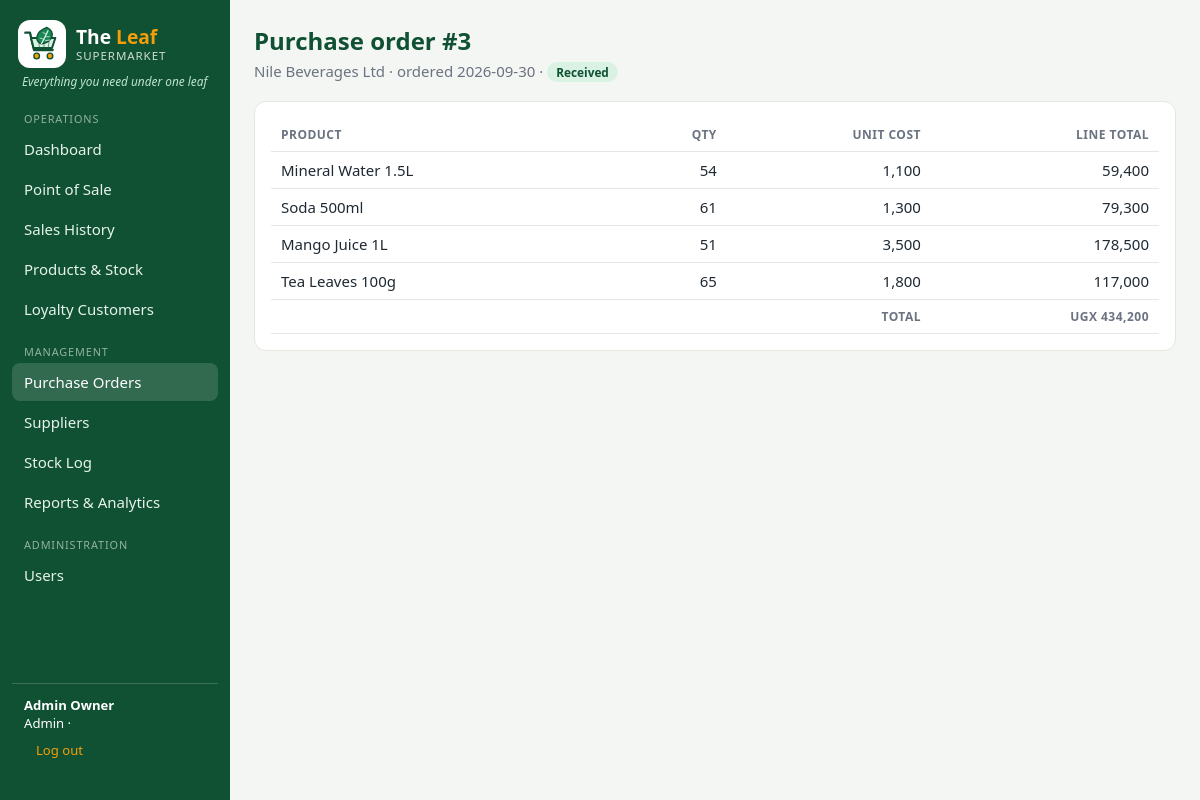
Screenshot of /order_view.php?id=3 (signed in) with the database file from the repository.
### tables this page shows
CREATE TABLE `purchase_orders` (
  `po_id` int(11) NOT NULL AUTO_INCREMENT,
  `supplier_id` int(11) NOT NULL,
  `user_id` int(11) NOT NULL,
  `order_date` date NOT NULL,
  `status` enum('Pending','Received') NOT NULL DEFAULT 'Pending',
  `total_cost` decimal(14,2) NOT NULL DEFAULT 0.00,
  `received_date` date DEFAULT NULL,
  PRIMARY KEY (`po_id`),
  KEY `supplier_id` (`supplier_id`),
  KEY `user_id` (`user_id`),
  CONSTRAINT `purchase_orders_ibfk_1` FOREIGN KEY (`supplier_id`) REFERENCES `suppliers` (`supplier_id`),
  CONSTRAINT `purchase_orders_ibfk_2` FOREIGN KEY (`user_id`) REFERENCES `users` (`user_id`)
);

CREATE TABLE `suppliers` (
  `supplier_id` int(11) NOT NULL AUTO_INCREMENT,
  `name` varchar(100) NOT NULL,
  `contact_person` varchar(100) DEFAULT NULL,
  `phone` varchar(30) DEFAULT NULL,
  `email` varchar(100) DEFAULT NULL,
  `address` varchar(150) DEFAULT NULL,
  PRIMARY KEY (`supplier_id`)
);

CREATE TABLE `po_items` (
  `po_item_id` int(11) NOT NULL AUTO_INCREMENT,
  `po_id` int(11) NOT NULL,
  `product_id` int(11) NOT NULL,
  `qty` int(11) NOT NULL CHECK (`qty` > 0),
  `unit_cost` decimal(12,2) NOT NULL,
  PRIMARY KEY (`po_item_id`),
  KEY `po_id` (`po_id`),
  KEY `product_id` (`product_id`),
  CONSTRAINT `po_items_ibfk_1` FOREIGN KEY (`po_id`) REFERENCES `purchase_orders` (`po_id`) ON DELETE CASCADE,
  CONSTRAINT `po_items_ibfk_2` FOREIGN KEY (`product_id`) REFERENCES `products` (`product_id`)
);

CREATE TABLE `products` (
  `product_id` int(11) NOT NULL AUTO_INCREMENT,
  `sku` varchar(30) NOT NULL,
  `name` varchar(100) NOT NULL,
  `category_id` int(11) NOT NULL,
  `supplier_id` int(11) NOT NULL,
  `cost_price` decimal(12,2) NOT NULL CHECK (`cost_price` >= 0),
  `selling_price` decimal(12,2) NOT NULL CHECK (`selling_price` >= 0),
  `stock_qty` int(11) NOT NULL DEFAULT 0 CHECK (`stock_qty` >= 0),
  `reorder_level` int(11) NOT NULL DEFAULT 10,
  `expiry_date` date DEFAULT NULL,
  `active` tinyint(1) NOT NULL DEFAULT 1,
  PRIMARY KEY (`product_id`),
  UNIQUE KEY `sku` (`sku`),
  KEY `category_id` (`category_id`),
  KEY `supplier_id` (`supplier_id`),
  CONSTRAINT `products_ibfk_1` FOREIGN KEY (`category_id`) REFERENCES `categories` (`category_id`),
  CONSTRAINT `products_ibfk_2` FOREIGN KEY (`supplier_id`) REFERENCES `suppliers` (`supplier_id`)
);

### includes/bootstrap.php (called while the page is built, shortened)
<?php
function cfg() { static $c; return $c ??= require __DIR__ . '/../config.php'; }
function db(): PDO {
    static $pdo;
    if (!$pdo) {
        $c = cfg();
        $pdo = new PDO("mysql:host={$c['host']};port={$c['port']};dbname={$c['name']};charset=utf8mb4", $c['user'], $c['pass'], [
            PDO::ATTR_ERRMODE => PDO::ERRMODE_EXCEPTION,
            PDO::ATTR_DEFAULT_FETCH_MODE => PDO::FETCH_ASSOC,
            PDO::ATTR_EMULATE_PREPARES => false,
        ]);
    }
    return $pdo;
}
function run($sql, $a = []) { $s = db()->prepare($sql); $s->execute($a); return $s; }
function q($sql, $a = []) { return run($sql, $a)->fetchAll(); }
function q1($sql, $a = []) { $r = q($sql, $a); return $r[0] ?? null; }
function e($v) { return htmlspecialchars((string)$v, ENT_QUOTES, 'UTF-8'); }
function ugx($n) { return 'UGX ' . number_format((float)$n); }
function num($n) { return number_format((float)$n); }
require_once __DIR__ . '/layout.php';

### order_view.php (the view, shortened to what this page needs)
<?php
require 'includes/bootstrap.php'; require_login(MGR);
$po = q1('SELECT po.*, s.name supplier FROM purchase_orders po JOIN suppliers s ON s.supplier_id=po.supplier_id WHERE po_id=?', [(int)($_GET['id'] ?? 0)]);
$items = q('SELECT i.*, p.name FROM po_items i JOIN products p ON p.product_id=i.product_id WHERE po_id=?', [$po['po_id']]);
render_head('Purchase order #' . $po['po_id']); ?>
<h1>Purchase order #<?= $po['po_id'] ?></h1><p class="sub"><?= e($po['supplier']) ?> · ordered <?= e($po['order_date']) ?> · <span class="badge <?= $po['status'] === 'Received' ? 'b-green' : 'b-amber' ?>"><?= $po['status'] ?></span></p>
<div class="card"><table><tr><th>Product</th><th class="r">Qty</th><th class="r">Unit cost</th><th class="r">Line total</th></tr>
<?php foreach ($items as $i): ?><tr><td><?= e($i['name']) ?></td><td class="r"><?= $i['qty'] ?></td><td class="r"><?= num($i['unit_cost']) ?></td><td class="r"><?= num($i['qty'] * $i['unit_cost']) ?></td></tr><?php endforeach; ?>
<tr><th colspan="3" class="r">TOTAL</th><th class="r"><?= ugx($po['total_cost']) ?></th></tr></table></div>

### assets/style.css (style rules this page uses)
:root { --green:#0f5132;--green2:#198754;--amber:#f59e0b;--bg:#f4f6f3;--card:#fff;--ink:#1f2933;--mute:#6b7280;--line:#e5e7e0;--red:#c0392b }
* { box-sizing:border-box }
body { margin:0;font-family:system-ui,-apple-system,Segoe UI,Roboto,sans-serif;background:var(--bg);color:var(--ink);font-size:15px }
h1 { margin:0 0 4px;font-size:1.5rem;color:var(--green) }
.sub { color:var(--mute);margin:0 0 20px }
.card { background:var(--card);border:1px solid var(--line);border-radius:12px;padding:16px;margin-bottom:16px;overflow-x:auto }
table { width:100%;border-collapse:collapse }
th,td { text-align:left;padding:8px 10px;border-bottom:1px solid var(--line);white-space:nowrap }
th { font-size:.75rem;text-transform:uppercase;letter-spacing:.04em;color:var(--mute) }
td.r,th.r { text-align:right }
.badge { padding:2px 9px;border-radius:99px;font-size:.74rem;font-weight:600;background:#e8ece6 }
.b-green { background:#d9f2e3;color:var(--green) }

### rows the page displays
purchase_orders: po_id "3", supplier.name "Nile Beverages Ltd", order_date "2026-09-30", status "Received", total_cost "UGX 434,200"
po_items: product.name "Mineral Water 1.5L", qty "54", unit_cost "1,100", num($i['qty'] * $i['unit_cost']) "59,400"
po_items: product.name "Soda 500ml", qty "61", unit_cost "1,300", num($i['qty'] * $i['unit_cost']) "79,300"
po_items: product.name "Mango Juice 1L", qty "51", unit_cost "3,500", num($i['qty'] * $i['unit_cost']) "178,500"
po_items: product.name "Tea Leaves 100g", qty "65", unit_cost "1,800", num($i['qty'] * $i['unit_cost']) "117,000"

### other values shown
SLOGAN "Everything you need under one leaf"
$label "Dashboard Point of Sale Sales History Products & Stock Loyalty Customers Purchase Orders Suppliers Stock Log Reports & Analytics Users"
$u['name'] "Admin Owner"
$u['role'] "Admin"
